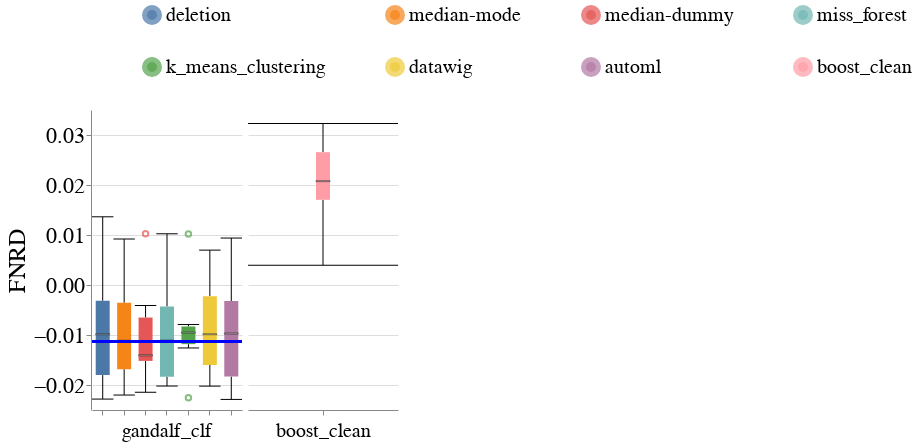

The notebook cell this image was saved under:
### Code cell
create_box_plots_for_diff_imputers_and_models(dataset_name=DATASET_NAME,
                                              metric_name='Equalized_Odds_FNR',
                                              db_client=db_client,
                                              group=SENSITIVE_ATTR_FOR_DISPARITY_METRICS)

### Figure 1 — Vega-Lite specification as saved in the notebook (floating-point values rounded to 4 significant figures)
{"config": {"view": {"continuousWidth": 400, "continuousHeight": 300, "stroke": null}, "axis": {"labelFontSize": 22, "labelFontWeight": "normal", "titleFontSize": 24, "titleFontWeight": "normal"}, "facet": {"spacing": 5}, "header": {"labelFontSize": 20, "labelOrient": "bottom", "labelPadding": 5, "titleFontSize": 24}, "legend": {"columns": 4, "direction": "horizontal", "labelFontSize": 20, "labelLimit": 400, "orient": "top", "symbolOffset": 50, "symbolStrokeWidth": 10, "titleAnchor": "middle", "titleFontSize": 22, "titleLimit": 300}, "title": {"fontSize": 24}}, "data": {"name": "data-c70671e4654c23dcc41ef4e9c75e7dc3"}, "facet": {"column": {"field": "Model_Name", "sort": ["dt_clf", "lr_clf", "lgbm_clf", "rf_clf", "mlp_clf"], "title": null, "type": "nominal"}}, "spec": {"layer": [{"mark": {"type": "boxplot", "median": {"stroke": "black", "strokeWidth": 0.7}, "ticks": true}, "encoding": {"color": {"field": "Null_Imputer_Name", "sort": ["deletion", "median-mode", "median-dummy", "miss_forest", "k_means_clustering", "datawig", "automl", "boost_clean"], "title": null, "type": "nominal"}, "x": {"axis": {"labels": false}, "field": "Null_Imputer_Name", "sort": ["deletion", "median-mode", "median-dummy", "miss_forest", "k_means_clustering", "datawig", "automl", "boost_clean"], "title": null, "type": "nominal"}, "y": {"field": "Metric_Value", "scale": {"zero": false}, "title": "FNRD", "type": "quantitative"}}}, {"mark": "rule", "encoding": {"color": {"value": "blue"}, "size": {"value": 2}, "y": {"field": "Baseline_Median", "type": "quantitative"}}}], "width": 150}, "resolve": {"scale": {"x": "independent"}}, "$schema": "https://vega.github.io/schema/vega-lite/v4.17.0.json", "datasets": {"data-c70671e4654c23dcc41ef4e9c75e7dc3": [{"Metric": "Equalized_Odds_FNR", "Metric_Value": -0.01301, "Model_Name": "gandalf_clf", "Null_Imputer_Name": "deletion", "Evaluation_Scenario": "mixed_exp", "Virny_Random_State": 400, "Test_Set_Index": 0, "Dataset_Name": "heart", "Baseline_Median": -0.01123}, {"Metric": "Equalized_Odds_FNR", "Metric_Value": 0.01364, "Model_Name": "gandalf_clf", "Null_Imputer_Name": "deletion", "Evaluation_Scenario": "mixed_exp", "Virny_Random_State": 500, "Test_Set_Index": 0, "Dataset_Name": "heart", "Baseline_Median": -0.01123}, {"Metric": "Equalized_Odds_FNR", "Metric_Value": -0.006692, "Model_Name": "gandalf_clf", "Null_Imputer_Name": "deletion", "Evaluation_Scenario": "mixed_exp", "Virny_Random_State": 100, "Test_Set_Index": 0, "Dataset_Name": "heart", "Baseline_Median": -0.01123}, {"Metric": "Equalized_Odds_FNR", "Metric_Value": -0.02282, "Model_Name": "gandalf_clf", "Null_Imputer_Name": "deletion", "Evaluation_Scenario": "mixed_exp", "Virny_Random_State": 300, "Test_Set_Index": 0, "Dataset_Name": "heart", "Baseline_Median": -0.01123}, {"Metric": "Equalized_Odds_FNR", "Metric_Value": -0.01969, "Model_Name": "gandalf_clf", "Null_Imputer_Name": "deletion", "Evaluation_Scenario": "mixed_exp", "Virny_Random_State": 200, "Test_Set_Index": 0, "Dataset_Name": "heart", "Baseline_Median": -0.01123}, {"Metric": "Equalized_Odds_FNR", "Metric_Value": -0.001973, "Model_Name": "gandalf_clf", "Null_Imputer_Name": "deletion", "Evaluation_Scenario": "mixed_exp", "Virny_Random_State": 600, "Test_Set_Index": 0, "Dataset_Name": "heart", "Baseline_Median": -0.01123}, {"Metric": "Equalized_Odds_FNR", "Metric_Value": -0.02022, "Model_Name": "gandalf_clf", "Null_Imputer_Name": "datawig", "Evaluation_Scenario": "mixed_exp", "Virny_Random_State": 400, "Test_Set_Index": 0, "Dataset_Name": "heart", "Baseline_Median": -0.01123}, {"Metric": "Equalized_Odds_FNR", "Metric_Value": 0.006976, "Model_Name": "gandalf_clf", "Null_Imputer_Name": "datawig", "Evaluation_Scenario": "mixed_exp", "Virny_Random_State": 500, "Test_Set_Index": 0, "Dataset_Name": "heart", "Baseline_Median": -0.01123}, {"Metric": "Equalized_Odds_FNR", "Metric_Value": -0.004568, "Model_Name": "gandalf_clf", "Null_Imputer_Name": "datawig", "Evaluation_Scenario": "mixed_exp", "Virny_Random_State": 100, "Test_Set_Index": 0, "Dataset_Name": "heart", "Baseline_Median": -0.01123}, {"Metric": "Equalized_Odds_FNR", "Metric_Value": -0.001462, "Model_Name": "gandalf_clf", "Null_Imputer_Name": "datawig", "Evaluation_Scenario": "mixed_exp", "Virny_Random_State": 300, "Test_Set_Index": 0, "Dataset_Name": "heart", "Baseline_Median": -0.01123}, {"Metric": "Equalized_Odds_FNR", "Metric_Value": -0.01627, "Model_Name": "gandalf_clf", "Null_Imputer_Name": "datawig", "Evaluation_Scenario": "mixed_exp", "Virny_Random_State": 200, "Test_Set_Index": 0, "Dataset_Name": "heart", "Baseline_Median": -0.01123}, {"Metric": "Equalized_Odds_FNR", "Metric_Value": -0.01513, "Model_Name": "gandalf_clf", "Null_Imputer_Name": "datawig", "Evaluation_Scenario": "mixed_exp", "Virny_Random_State": 600, "Test_Set_Index": 0, "Dataset_Name": "heart", "Baseline_Median": -0.01123}, {"Metric": "Equalized_Odds_FNR", "Metric_Value": -0.02254, "Model_Name": "gandalf_clf", "Null_Imputer_Name": "k_means_clustering", "Evaluation_Scenario": "mixed_exp", "Virny_Random_State": 400, "Test_Set_Index": 0, "Dataset_Name": "heart", "Baseline_Median": -0.01123}, {"Metric": "Equalized_Odds_FNR", "Metric_Value": 0.0102, "Model_Name": "gandalf_clf", "Null_Imputer_Name": "k_means_clustering", "Evaluation_Scenario": "mixed_exp", "Virny_Random_State": 500, "Test_Set_Index": 0, "Dataset_Name": "heart", "Baseline_Median": -0.01123}, {"Metric": "Equalized_Odds_FNR", "Metric_Value": -0.01259, "Model_Name": "gandalf_clf", "Null_Imputer_Name": "k_means_clustering", "Evaluation_Scenario": "mixed_exp", "Virny_Random_State": 100, "Test_Set_Index": 0, "Dataset_Name": "heart", "Baseline_Median": -0.01123}, {"Metric": "Equalized_Odds_FNR", "Metric_Value": -0.007894, "Model_Name": "gandalf_clf", "Null_Imputer_Name": "k_means_clustering", "Evaluation_Scenario": "mixed_exp", "Virny_Random_State": 300, "Test_Set_Index": 0, "Dataset_Name": "heart", "Baseline_Median": -0.01123}, {"Metric": "Equalized_Odds_FNR", "Metric_Value": -0.009495, "Model_Name": "gandalf_clf", "Null_Imputer_Name": "k_means_clustering", "Evaluation_Scenario": "mixed_exp", "Virny_Random_State": 200, "Test_Set_Index": 0, "Dataset_Name": "heart", "Baseline_Median": -0.01123}, {"Metric": "Equalized_Odds_FNR", "Metric_Value": -0.009534, "Model_Name": "gandalf_clf", "Null_Imputer_Name": "k_means_clustering", "Evaluation_Scenario": "mixed_exp", "Virny_Random_State": 600, "Test_Set_Index": 0, "Dataset_Name": "heart", "Baseline_Median": -0.01123}, {"Metric": "Equalized_Odds_FNR", "Metric_Value": -0.02288, "Model_Name": "gandalf_clf", "Null_Imputer_Name": "automl", "Evaluation_Scenario": "mixed_exp", "Virny_Random_State": 400, "Test_Set_Index": 0, "Dataset_Name": "heart", "Baseline_Median": -0.01123}, {"Metric": "Equalized_Odds_FNR", "Metric_Value": 0.009392, "Model_Name": "gandalf_clf", "Null_Imputer_Name": "automl", "Evaluation_Scenario": "mixed_exp", "Virny_Random_State": 500, "Test_Set_Index": 0, "Dataset_Name": "heart", "Baseline_Median": -0.01123}, {"Metric": "Equalized_Odds_FNR", "Metric_Value": -0.003836, "Model_Name": "gandalf_clf", "Null_Imputer_Name": "automl", "Evaluation_Scenario": "mixed_exp", "Virny_Random_State": 100, "Test_Set_Index": 0, "Dataset_Name": "heart", "Baseline_Median": -0.01123}, {"Metric": "Equalized_Odds_FNR", "Metric_Value": -0.002977, "Model_Name": "gandalf_clf", "Null_Imputer_Name": "automl", "Evaluation_Scenario": "mixed_exp", "Virny_Random_State": 300, "Test_Set_Index": 0, "Dataset_Name": "heart", "Baseline_Median": -0.01123}, {"Metric": "Equalized_Odds_FNR", "Metric_Value": -0.01923, "Model_Name": "gandalf_clf", "Null_Imputer_Name": "automl", "Evaluation_Scenario": "mixed_exp", "Virny_Random_State": 200, "Test_Set_Index": 0, "Dataset_Name": "heart", "Baseline_Median": -0.01123}, {"Metric": "Equalized_Odds_FNR", "Metric_Value": -0.01558, "Model_Name": "gandalf_clf", "Null_Imputer_Name": "automl", "Evaluation_Scenario": "mixed_exp", "Virny_Random_State": 600, "Test_Set_Index": 0, "Dataset_Name": "heart", "Baseline_Median": -0.01123}, {"Metric": "Equalized_Odds_FNR", "Metric_Value": -0.02145, "Model_Name": "gandalf_clf", "Null_Imputer_Name": "median-dummy", "Evaluation_Scenario": "mixed_exp", "Virny_Random_State": 400, "Test_Set_Index": 0, "Dataset_Name": "heart", "Baseline_Median": -0.01123}, {"Metric": "Equalized_Odds_FNR", "Metric_Value": 0.01024, "Model_Name": "gandalf_clf", "Null_Imputer_Name": "median-dummy", "Evaluation_Scenario": "mixed_exp", "Virny_Random_State": 500, "Test_Set_Index": 0, "Dataset_Name": "heart", "Baseline_Median": -0.01123}, {"Metric": "Equalized_Odds_FNR", "Metric_Value": -0.01375, "Model_Name": "gandalf_clf", "Null_Imputer_Name": "median-dummy", "Evaluation_Scenario": "mixed_exp", "Virny_Random_State": 100, "Test_Set_Index": 0, "Dataset_Name": "heart", "Baseline_Median": -0.01123}, {"Metric": "Equalized_Odds_FNR", "Metric_Value": -0.004095, "Model_Name": "gandalf_clf", "Null_Imputer_Name": "median-dummy", "Evaluation_Scenario": "mixed_exp", "Virny_Random_State": 300, "Test_Set_Index": 0, "Dataset_Name": "heart", "Baseline_Median": -0.01123}, {"Metric": "Equalized_Odds_FNR", "Metric_Value": -0.01438, "Model_Name": "gandalf_clf", "Null_Imputer_Name": "median-dummy", "Evaluation_Scenario": "mixed_exp", "Virny_Random_State": 200, "Test_Set_Index": 0, "Dataset_Name": "heart", "Baseline_Median": -0.01123}, {"Metric": "Equalized_Odds_FNR", "Metric_Value": -0.01544, "Model_Name": "gandalf_clf", "Null_Imputer_Name": "median-dummy", "Evaluation_Scenario": "mixed_exp", "Virny_Random_State": 600, "Test_Set_Index": 0, "Dataset_Name": "heart", "Baseline_Median": -0.01123}, {"Metric": "Equalized_Odds_FNR", "Metric_Value": -0.0202, "Model_Name": "gandalf_clf", "Null_Imputer_Name": "miss_forest", "Evaluation_Scenario": "mixed_exp", "Virny_Random_State": 400, "Test_Set_Index": 0, "Dataset_Name": "heart", "Baseline_Median": -0.01123}, {"Metric": "Equalized_Odds_FNR", "Metric_Value": 0.01025, "Model_Name": "gandalf_clf", "Null_Imputer_Name": "miss_forest", "Evaluation_Scenario": "mixed_exp", "Virny_Random_State": 500, "Test_Set_Index": 0, "Dataset_Name": "heart", "Baseline_Median": -0.01123}, {"Metric": "Equalized_Odds_FNR", "Metric_Value": -0.005946, "Model_Name": "gandalf_clf", "Null_Imputer_Name": "miss_forest", "Evaluation_Scenario": "mixed_exp", "Virny_Random_State": 100, "Test_Set_Index": 0, "Dataset_Name": "heart", "Baseline_Median": -0.01123}, {"Metric": "Equalized_Odds_FNR", "Metric_Value": -0.003744, "Model_Name": "gandalf_clf", "Null_Imputer_Name": "miss_forest", "Evaluation_Scenario": "mixed_exp", "Virny_Random_State": 300, "Test_Set_Index": 0, "Dataset_Name": "heart", "Baseline_Median": -0.01123}, {"Metric": "Equalized_Odds_FNR", "Metric_Value": -0.01904, "Model_Name": "gandalf_clf", "Null_Imputer_Name": "miss_forest", "Evaluation_Scenario": "mixed_exp", "Virny_Random_State": 200, "Test_Set_Index": 0, "Dataset_Name": "heart", "Baseline_Median": -0.01123}, {"Metric": "Equalized_Odds_FNR", "Metric_Value": -0.01629, "Model_Name": "gandalf_clf", "Null_Imputer_Name": "miss_forest", "Evaluation_Scenario": "mixed_exp", "Virny_Random_State": 600, "Test_Set_Index": 0, "Dataset_Name": "heart", "Baseline_Median": -0.01123}, {"Metric": "Equalized_Odds_FNR", "Metric_Value": -0.02201, "Model_Name": "gandalf_clf", "Null_Imputer_Name": "median-mode", "Evaluation_Scenario": "mixed_exp", "Virny_Random_State": 400, "Test_Set_Index": 0, "Dataset_Name": "heart", "Baseline_Median": -0.01123}, {"Metric": "Equalized_Odds_FNR", "Metric_Value": 0.009199, "Model_Name": "gandalf_clf", "Null_Imputer_Name": "median-mode", "Evaluation_Scenario": "mixed_exp", "Virny_Random_State": 500, "Test_Set_Index": 0, "Dataset_Name": "heart", "Baseline_Median": -0.01123}, {"Metric": "Equalized_Odds_FNR", "Metric_Value": -0.006423, "Model_Name": "gandalf_clf", "Null_Imputer_Name": "median-mode", "Evaluation_Scenario": "mixed_exp", "Virny_Random_State": 100, "Test_Set_Index": 0, "Dataset_Name": "heart", "Baseline_Median": -0.01123}, {"Metric": "Equalized_Odds_FNR", "Metric_Value": -0.002604, "Model_Name": "gandalf_clf", "Null_Imputer_Name": "median-mode", "Evaluation_Scenario": "mixed_exp", "Virny_Random_State": 300, "Test_Set_Index": 0, "Dataset_Name": "heart", "Baseline_Median": -0.01123}, {"Metric": "Equalized_Odds_FNR", "Metric_Value": -0.01715, "Model_Name": "gandalf_clf", "Null_Imputer_Name": "median-mode", "Evaluation_Scenario": "mixed_exp", "Virny_Random_State": 200, "Test_Set_Index": 0, "Dataset_Name": "heart", "Baseline_Median": -0.01123}, {"Metric": "Equalized_Odds_FNR", "Metric_Value": -0.01589, "Model_Name": "gandalf_clf", "Null_Imputer_Name": "median-mode", "Evaluation_Scenario": "mixed_exp", "Virny_Random_State": 600, "Test_Set_Index": 0, "Dataset_Name": "heart", "Baseline_Median": -0.01123}, {"Metric": "Equalized_Odds_FNR", "Metric_Value": 0.02738, "Model_Name": "boost_clean", "Null_Imputer_Name": "boost_clean", "Evaluation_Scenario": "mixed_exp", "Virny_Random_State": 400, "Test_Set_Index": 0, "Dataset_Name": "heart", "Baseline_Median": null}, {"Metric": "Equalized_Odds_FNR", "Metric_Value": 0.0323, "Model_Name": "boost_clean", "Null_Imputer_Name": "boost_clean", "Evaluation_Scenario": "mixed_exp", "Virny_Random_State": 500, "Test_Set_Index": 0, "Dataset_Name": "heart", "Baseline_Median": null}, {"Metric": "Equalized_Odds_FNR", "Metric_Value": 0.01743, "Model_Name": "boost_clean", "Null_Imputer_Name": "boost_clean", "Evaluation_Scenario": "mixed_exp", "Virny_Random_State": 100, "Test_Set_Index": 0, "Dataset_Name": "heart", "Baseline_Median": null}, {"Metric": "Equalized_Odds_FNR", "Metric_Value": 0.02411, "Model_Name": "boost_clean", "Null_Imputer_Name": "boost_clean", "Evaluation_Scenario": "mixed_exp", "Virny_Random_State": 300, "Test_Set_Index": 0, "Dataset_Name": "heart", "Baseline_Median": null}, {"Metric": "Equalized_Odds_FNR", "Metric_Value": 0.00395, "Model_Name": "boost_clean", "Null_Imputer_Name": "boost_clean", "Evaluation_Scenario": "mixed_exp", "Virny_Random_State": 200, "Test_Set_Index": 0, "Dataset_Name": "heart", "Baseline_Median": null}, {"Metric": "Equalized_Odds_FNR", "Metric_Value": 0.01691, "Model_Name": "boost_clean", "Null_Imputer_Name": "boost_clean", "Evaluation_Scenario": "mixed_exp", "Virny_Random_State": 600, "Test_Set_Index": 0, "Dataset_Name": "heart", "Baseline_Median": null}]}}
